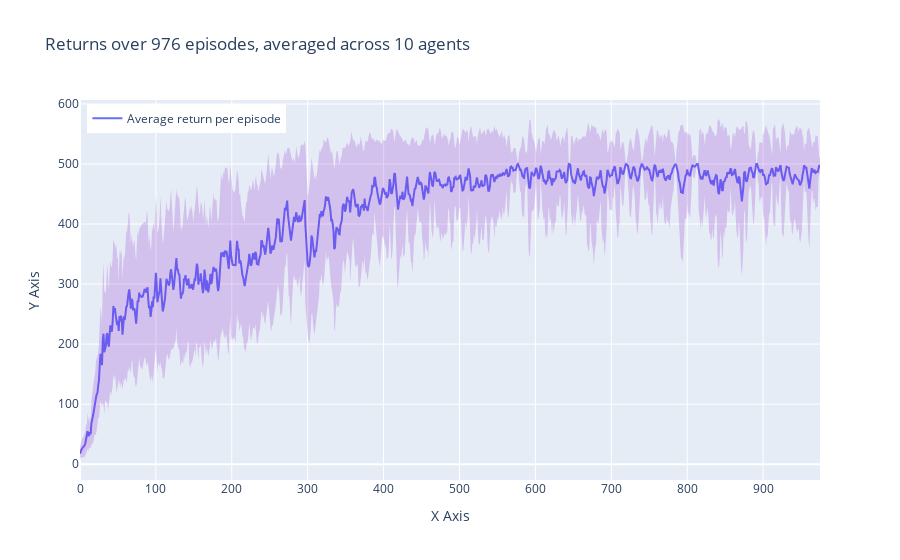

The cell this chart's notebook holds for it:
### Code cell
plot_performance("CartPole-v1", "base")

### Figure 1 — Plotly figure (JSON) as saved in the notebook; plotly's stock layout.template omitted (floating-point values rounded to 4 significant figures; data arrays with more than 128 entries replaced by an {"elided": "..."} marker saying what was removed)
{"data": [{"mode": "lines", "name": "Average return per episode", "type": "scatter", "x": {"elided": "976 int values"}, "y": {"elided": "976 float values"}}, {"fill": "toself", "fillcolor": "rgba(141,20,198,0.2)", "hoverinfo": "skip", "line": {"color": "rgba(255,255,255,0)"}, "showlegend": false, "type": "scatter", "x": {"elided": "1952 int values"}, "y": {"elided": "1952 float values"}}], "layout": {"legend": {"x": 0.01, "xanchor": "left", "y": 0.99, "yanchor": "top"}, "title": {"text": "Returns over 976 episodes, averaged across 10 agents"}, "xaxis": {"title": {"text": "X Axis"}}, "yaxis": {"title": {"text": "Y Axis"}}}}
